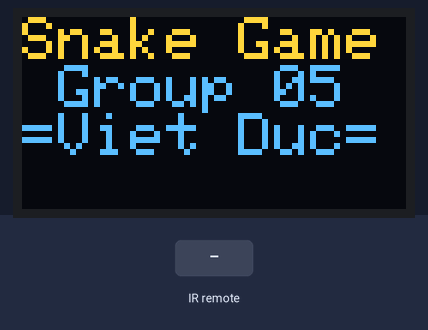
Recording of a sketch running on a simulated ESP32. Shown: 128×64 one-colour display. The inputs (shaded band) are chosen by the test bench. The OLED is the two-colour kind (top 16 rows yellow); the display library's start-up logo is not drawn; random numbers use the default seed unless the sketch sets one.

Above: at 1.4 s.
At 3.7 s:
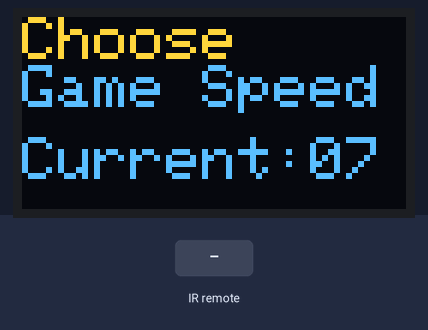
3.8 s: infrared code 0x1C received
At 4.31 s:
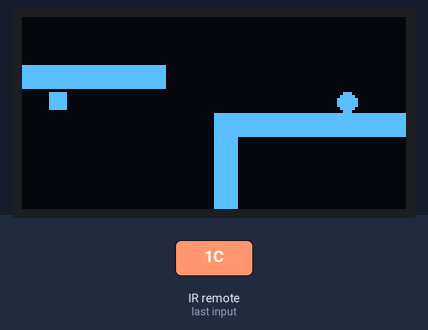
6.8 s: infrared code 0x18 received
At 8.9 s:
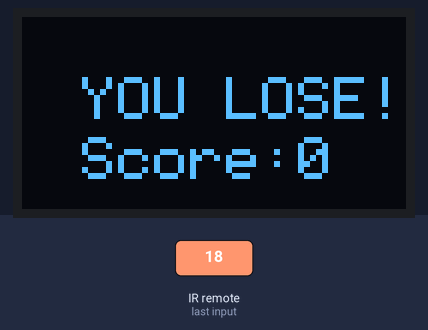
Timing chart, 0 to 10.4 s (numbered marks = the images above; inputs shaded):
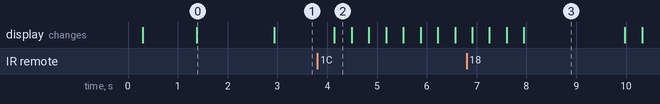

Measured:
- after the input at 3.8 s, the display: changes after 0.35 s (image 2)
- what the display in image 0 shows lasts 1.5 s, from 1.4 s to 2.9 s

The sketch:

snake_game.ino
```cpp
/* Snake Game using ESP32, OLED Display with IR remote controlling
 * The retro game Snake is now available for ESP32.
 * Control your snake with the IR remote to eat apples and achieve high scores.
 * Many levels to play!
 * Date: 08/07/2024
 * TODO: Explore using a linked-list structure for the snake instead of an array.
 * TODO: Two-player mode: Consider using separate IR remotes or adding joystick controls.
 * TODO: Modulize everything.
 */

#include <SPI.h>                // Communication
#include <Wire.h>
#include <Adafruit_GFX.h>       // OLED Display
#include <Adafruit_SH110X.h>
#include <IRremote.h>           // How about making your own IR receiver library? It's worth a try.

// COMMAND CODE of 17-key remote / FPT Remote / 20-key remote
// You should recheck command code by yourself.
#define UP_KEY          0x18    //18, 47, 18
#define LEFT_KEY        0x08    //08, 48, 10
#define RIGHT_KEY       0x5A    //5A, 4A, 4A
#define DOWN_KEY        0x52    //52, 4B, 5A
#define OK_KEY          0x1C    //1C, 49, A8

#define i2c_Address     0x3C
#define IR_PIN          25
#define SCREEN_WIDTH    128
#define SCREEN_HEIGHT   64
#define MAP_WIDTH       16      // divided by 8
#define MAP_HEIGHT      8

#define SNAKE_MAX_LENGTH 127
int8_t snake_x[SNAKE_MAX_LENGTH];
int8_t snake_y[SNAKE_MAX_LENGTH];
uint8_t snake_length = 1;
uint8_t score = 0;

enum direction{RIGHT = 0, UP, LEFT, DOWN};
uint8_t snake_dir = RIGHT;      // default direction

uint8_t food_x, food_y;

uint8_t levelIndex = 0;
int game_speed = 320;           // quite average

// 0 = free space, 1 = wall, 2 = your start position
uint8_t currentLevel[MAP_HEIGHT][MAP_WIDTH];
uint8_t levels[][MAP_HEIGHT][MAP_WIDTH] = {
  {{2, 0, 0, 0, 0, 0, 0, 0, 0, 0, 0, 0, 0, 0, 0, 0},
   {0, 0, 0, 0, 0, 0, 0, 0, 0, 0, 0, 0, 0, 0, 0, 0},
   {0, 0, 0, 0, 0, 0, 0, 0, 0, 0, 0, 0, 0, 0, 0, 0},
   {0, 0, 0, 0, 0, 0, 0, 0, 0, 0, 0, 0, 0, 0, 0, 0},
   {0, 0, 0, 0, 0, 0, 0, 0, 0, 0, 0, 0, 0, 0, 0, 0},
   {0, 0, 0, 0, 0, 0, 0, 0, 0, 0, 0, 0, 0, 0, 0, 0},
   {0, 0, 0, 0, 0, 0, 0, 0, 0, 0, 0, 0, 0, 0, 0, 0},
   {0, 0, 0, 0, 0, 0, 0, 0, 0, 0, 0, 0, 0, 0, 0, 0}},

  {{1, 1, 1, 1, 1, 1, 1, 1, 1, 1, 1, 1, 1, 1, 1, 1},
   {1, 2, 0, 0, 0, 0, 0, 0, 0, 0, 0, 0, 0, 0, 0, 1},
   {1, 0, 0, 0, 0, 0, 0, 0, 0, 0, 0, 0, 0, 0, 0, 1},
   {1, 0, 0, 0, 0, 0, 0, 0, 0, 0, 0, 0, 0, 0, 0, 1},
   {1, 0, 0, 0, 0, 0, 0, 0, 0, 0, 0, 0, 0, 0, 0, 1},
   {1, 0, 0, 0, 0, 0, 0, 0, 0, 0, 0, 0, 0, 0, 0, 1},
   {1, 0, 0, 0, 0, 0, 0, 0, 0, 0, 0, 0, 0, 0, 0, 1},
   {1, 1, 1, 1, 1, 1, 1, 1, 1, 1, 1, 1, 1, 1, 1, 1}},

   {{0, 0, 0, 0, 0, 0, 0, 0, 0, 0, 0, 0, 0, 0, 0, 0},
   {0, 0, 0, 0, 0, 0, 0, 0, 0, 0, 0, 0, 0, 0, 0, 0},
   {1, 1, 1, 1, 1, 1, 0, 0, 0, 0, 0, 0, 0, 0, 0, 0},
   {2, 0, 0, 0, 0, 0, 0, 0, 0, 0, 0, 0, 0, 0, 0, 0},
   {0, 0, 0, 0, 0, 0, 0, 0, 1, 1, 1, 1, 1, 1, 1, 1},
   {0, 0, 0, 0, 0, 0, 0, 0, 1, 0, 0, 0, 0, 0, 0, 0},
   {0, 0, 0, 0, 0, 0, 0, 0, 1, 0, 0, 0, 0, 0, 0, 0},
   {0, 0, 0, 0, 0, 0, 0, 0, 1, 0, 0, 0, 0, 0, 0, 0}},

  {{1, 1, 1, 0, 0, 0, 0, 0, 0, 0, 0, 0, 0, 1, 1, 1},
   {1, 0, 0, 0, 0, 0, 0, 0, 0, 0, 0, 0, 0, 0, 0, 1},
   {1, 0, 0, 0, 1, 1, 1, 1, 1, 1, 1, 1, 0, 0, 0, 1},
   {0, 0, 0, 0, 2, 0, 0, 0, 0, 0, 0, 0, 0, 0, 0, 0},
   {0, 0, 0, 0, 0, 0, 0, 0, 0, 0, 0, 0, 0, 0, 0, 0},
   {1, 0, 0, 0, 1, 1, 1, 1, 1, 1, 1, 1, 0, 0, 0, 1},
   {1, 0, 0, 0, 0, 0, 0, 0, 0, 0, 0, 0, 0, 0, 0, 1},
   {1, 1, 1, 0, 0, 0, 0, 0, 0, 0, 0, 0, 0, 1, 1, 1}},

  {{0, 0, 0, 0, 0, 1, 0, 1, 1, 0, 1, 2, 0, 0, 0, 0},
   {0, 0, 0, 0, 1, 1, 0, 1, 1, 0, 1, 1, 0, 0, 0, 0},
   {0, 0, 0, 0, 0, 0, 0, 1, 1, 0, 0, 0, 0, 0, 0, 0},
   {0, 0, 0, 0, 1, 1, 1, 1, 1, 1, 1, 1, 0, 0, 0, 0},
   {0, 0, 0, 0, 1, 1, 1, 1, 1, 1, 1, 1, 0, 0, 0, 0},
   {0, 0, 0, 0, 0, 0, 0, 1, 1, 0, 0, 0, 0, 0, 0, 0},
   {0, 0, 0, 0, 1, 1, 0, 1, 1, 0, 1, 1, 0, 0, 0, 0},
   {0, 0, 0, 0, 0, 1, 0, 1, 1, 0, 1, 0, 0, 0, 0, 0}},

  {{2, 0, 0, 0, 0, 0, 1, 0, 0, 1, 0, 0, 1, 0, 0, 0},
   {0, 0, 0, 0, 0, 0, 1, 0, 0, 1, 0, 0, 1, 0, 0, 0},
   {0, 0, 0, 1, 0, 0, 0, 0, 0, 1, 0, 0, 1, 0, 0, 0},
   {0, 0, 0, 1, 0, 0, 0, 0, 0, 1, 0, 0, 1, 0, 0, 0},
   {0, 0, 0, 1, 0, 0, 1, 0, 0, 0, 0, 0, 1, 0, 0, 0},
   {0, 0, 0, 1, 0, 0, 1, 0, 0, 0, 0, 0, 1, 0, 0, 0},
   {0, 0, 0, 1, 0, 0, 1, 0, 0, 1, 0, 0, 0, 0, 0, 0},
   {0, 0, 0, 1, 0, 0, 1, 0, 0, 1, 0, 0, 0, 0, 0, 0}},
  // Add more levels here...
};

Adafruit_SH1106G display = Adafruit_SH1106G(SCREEN_WIDTH, SCREEN_HEIGHT, &Wire, -1);
IRrecv irrecv(IR_PIN);
decode_results results;

void setup()
{
  // Initializing services
  Serial.begin(9600);
  delay(300); // wait for the OLED to power up
  display.begin(i2c_Address, true); // Address 0x3C default
  display.display();
  delay(1000);

  // Welcome screen
  display.clearDisplay();
  display.setTextSize(2);
  display.setTextColor(SH110X_WHITE);
  display.setCursor(0, 0);
  display.println("Snake Game\n Group 05\n=Viet Duc=");     // =D
  display.display();
  irrecv.enableIRIn();
  delay(500);
  display.display();
  delay(1000);
  // Random seed
  randomSeed(analogRead(0));
  // Initializing game
  setGameSpeed();
  levelIndex = random(0, sizeof(levels) / sizeof(levels[0]));
  memcpy(currentLevel, levels[levelIndex], sizeof(currentLevel));
  findStartPosition();
  placeFood();
}

void loop() // game logic
{
  delay(game_speed);  // this affects game speed
  if (irrecv.decode())
  {
    switch (irrecv.decodedIRData.command){
      case UP_KEY:
        if (snake_dir != DOWN) snake_dir = UP;
        break;
      case LEFT_KEY:
        if (snake_dir != RIGHT) snake_dir = LEFT;
        break;
      case DOWN_KEY:
        if (snake_dir != UP) snake_dir = DOWN;
        break;
      case RIGHT_KEY:
        if (snake_dir != LEFT) snake_dir = RIGHT;
    }
    irrecv.resume();
  }

  for (int i = snake_length - 1; i > 0; i--) {
    snake_x[i] = snake_x[i - 1];
    snake_y[i] = snake_y[i - 1];
  }

  switch (snake_dir) {
    case RIGHT:
      snake_x[0]++;
      break;
    case UP:
      snake_y[0]--;
      break;
    case LEFT:
      snake_x[0]--;
      break;
    case DOWN:
      snake_y[0]++;
      break;
    }

  // Zap to the opposite edge
  if (snake_x[0] < 0) {
    snake_x[0] = MAP_WIDTH - 1;
  } else if (snake_x[0] >= MAP_WIDTH) {
    snake_x[0] = 0;
  }

  if (snake_y[0] < 0) {
    snake_y[0] = MAP_HEIGHT - 1;
  } else if (snake_y[0] >= MAP_HEIGHT) {
    snake_y[0] = 0;
  }

  // Eat Food?
  if (snake_x[0] == food_x && snake_y[0] == food_y) {
    if (snake_length < SNAKE_MAX_LENGTH) {
      snake_length++;
    }
    score++;
    placeFood();
  }

  // Crash into wall?
  if (currentLevel[snake_y[0]][snake_x[0]] == 1)
    gameOver();
  // Crash into itself?
  for (int i = 1; i < snake_length; i++) {
    if (snake_x[0] == snake_x[i] && snake_y[0] == snake_y[i]) {
      gameOver();
    }
  }
  // Update display
  display.clearDisplay();
  drawWall();
  drawSnake();
  drawFood();
  display.display();
}

/* Place food randomly.
 * Food must not be placed inside walls or snake body.
 * Maybe not optimal enough?
 */
void placeFood()
{
  bool canBePlaced = false;
  do {
    canBePlaced = false;
    food_x = random(0, MAP_WIDTH);
    food_y = random(0, MAP_HEIGHT);
    for(int i = 0; i < snake_length; i++) {
      if (snake_x[i] == food_x && snake_y[i] == food_y || currentLevel[food_y][food_x] == 1) {
        canBePlaced = true;
        continue;
      }
    }
  } while(canBePlaced);
}

/* Draw walls
 * Wall = 8x8 pixel blocks
 */
void drawWall() {
  for (int i = 0; i < MAP_HEIGHT; i++)
    for (int j = 0; j < MAP_WIDTH; j++)
      if (currentLevel[i][j] == 1)
        display.fillRect(j * 8, i * 8, 8, 8, SH110X_WHITE);
}

/* Draw snake body
 * One node of snake = 6x6 pixel blocks
 */
void drawSnake() {
  for (int i = 0; i < snake_length; i++) {
    display.fillRect(snake_x[i] * 8 + 1, snake_y[i] * 8 + 1, 6, 6, SH110X_WHITE);
  }
}

/* Draw food
 * Food = round of pixel blocks, radius = 3
 */
void drawFood() {
  // Fill Round with radius = 3 in a center of 8x8 pixel block
  display.fillCircle(food_x * 8 + 4, food_y * 8 + 4, 3, SH110X_WHITE);
}

// LOSER!
void gameOver() {
  display.clearDisplay();
  display.setTextSize(2);
  display.setTextColor(SH110X_WHITE);
  display.setCursor(20, 20);
  display.println("YOU LOSE!");
  display.setCursor(20, 40);
  display.printf("Score:%d", score);
  display.display();
  delay(2000);
  Reset();
}

// Choose game speed (1-10) from the beginning
void setGameSpeed() {
  uint8_t speed_level = 11 - game_speed/80;
  display.clearDisplay();
  display.setTextSize(2);
  display.setTextColor(SH110X_WHITE);
  display.setCursor(0, 0);
  display.println("Choose\nGame Speed");
  display.setCursor(0, 40);
  display.printf("Current:%02d", speed_level);
  display.display();

  while (true) {
    if (irrecv.decode()) {
      switch (irrecv.decodedIRData.command){
        case DOWN_KEY:
        case LEFT_KEY:
          game_speed += 80;
          if (game_speed > 800) game_speed = 800;   // min game speed = 1
          break;
        case UP_KEY:
        case RIGHT_KEY:
          game_speed -= 80;
          if (game_speed < 80) game_speed = 80;     // max game speed = 10
          break;
        case OK_KEY:
          return; // exit
      }
      irrecv.resume();
      speed_level = 11 - game_speed/80;             // update
      display.clearDisplay();
      display.setTextSize(2);
      display.setTextColor(SH110X_WHITE);
      display.setCursor(0, 0);
      display.printf("Current:%02d", speed_level);
      display.setCursor(0, 20);
      if (speed_level > 7) display.println("LIKE A\nDRAGON!");
      else display.println("TOO SLOW=(");           // =D
      display.display();
    }
  }
}

// Find [2] = start position in level map
void findStartPosition(){
  for (int i = 0; i < MAP_HEIGHT; i++) {
    for (int j = 0; j < MAP_WIDTH; j++) {
      if (currentLevel[i][j] == 2){
        snake_x[0] = j;
        snake_y[0] = i;
        return;
      }
    }
  }
}

// Reset before new game
void Reset() {
  levelIndex = random(0, sizeof(levels) / sizeof(levels[0]));
  memcpy(currentLevel, levels[levelIndex], sizeof(currentLevel));
  findStartPosition();
  score = 0;
  snake_length = 1;
  snake_dir = RIGHT;
  placeFood();
}
```
